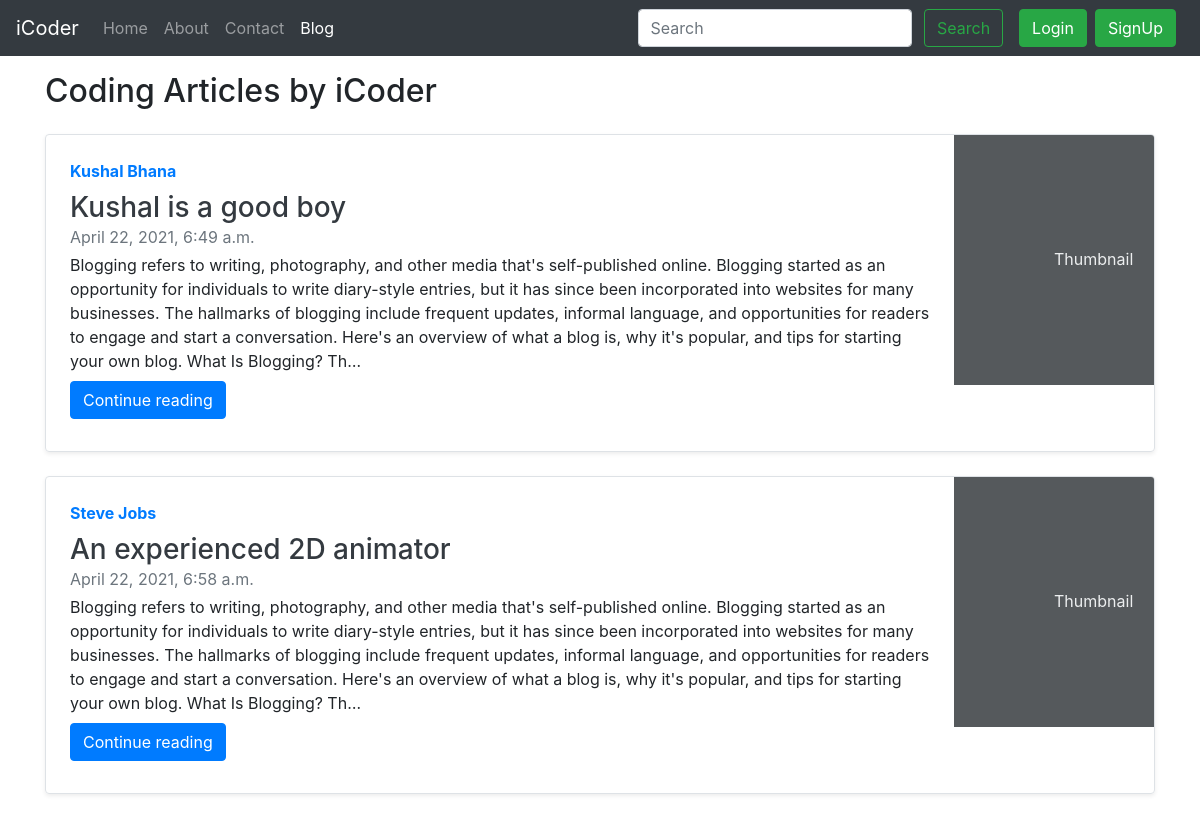
Screenshot of /blog/ with the database file from the repository.
### blog/models.py (models this page shows, shortened)
class Post(models.Model):
    sno=models.AutoField(primary_key=True)
    title=models.CharField(max_length=255)
    author=models.CharField(max_length=14)
    slug=models.CharField(max_length=130)
    timeStamp=models.DateTimeField(blank=True)
    content=models.TextField()

### blog/views.py (the view)
# urls.py: path('', views.blogHome, name="bloghome"),
def blogHome(request):
    allPosts= Post.objects.all()
    context={'allPosts': allPosts}
    return render(request, "blog/blogHome.html", context)

### templates/blog/blogHome.html (shortened to what this page needs)
{% extends 'base.html' %}
{% block blogactive %} active {% endblock blogactive %}
{% block body %}
<div class="container my-3">
    <h2>Coding Articles by iCoder</h2>
{% for post in allPosts %}
    <div class="row no-gutters border rounded overflow-hidden flex-md-row mb-4 shadow-sm h-md-250 my-4 position-relative">
        <div class="col p-4 d-flex flex-column position-static">
            <strong class="d-inline-block mb-2 text-primary">{{post.author}}</strong>
            <h3 class="mb-0"> <a class='text-dark' href="/blog/{{post.slug}}">{{post.title}}</a></h3>
            <div class="mb-1 text-muted">{{post.timeStamp}}</div>
            <p class="card-text mb-auto">{{post.content | truncatechars:'500'}}</p>
            <div class="my-2">
            	<a href="{{post.slug}}" role="button" class="btn btn-primary">Continue reading</a>
            </div>
        </div>
        <div class="col-auto d-none d-lg-block">
            <svg class="bd-placeholder-img" width="200" height="250" xmlns="http://www.w3.org/2000/svg" preserveAspectRatio="xMidYMid slice" focusable="false" role="img" aria-label="Placeholder: Thumbnail">
                <rect width="100%" height="100%" fill="#55595c"></rect><text x="50%" y="50%" fill="#eceeef" dy=".3em">Thumbnail</text>
            </svg>
        </div>
    </div>
    {% endfor %}
 {% endblock %}

### rows the page displays
Post: author "Kushal Bhana", title "Kushal is a good boy", timeStamp "April 22, 2021, 6:49 a.m.", content "Blogging refers to writing, photography, and other media that's self-published online. Blogging started as an opportunity for individuals to write diary-style entries, but it has since been incorporated into websites for many businesses. The hallmarks of blogging include frequent updates, informal language, and opportunities for readers to engage and start a conversation. Here's an overview of what a blog is, why it's popular, and tips for starting your own blog. What Is Blogging? Th…"
Post: author "Steve Jobs", title "An experienced 2D animator", timeStamp "April 22, 2021, 6:58 a.m.", content "Blogging refers to writing, photography, and other media that's self-published online. Blogging started as an opportunity for individuals to write diary-style entries, but it has since been incorporated into websites for many businesses. The hallmarks of blogging include frequent updates, informal language, and opportunities for readers to engage and start a conversation. Here's an overview of what a blog is, why it's popular, and tips for starting your own blog. What Is Blogging? Th…"
